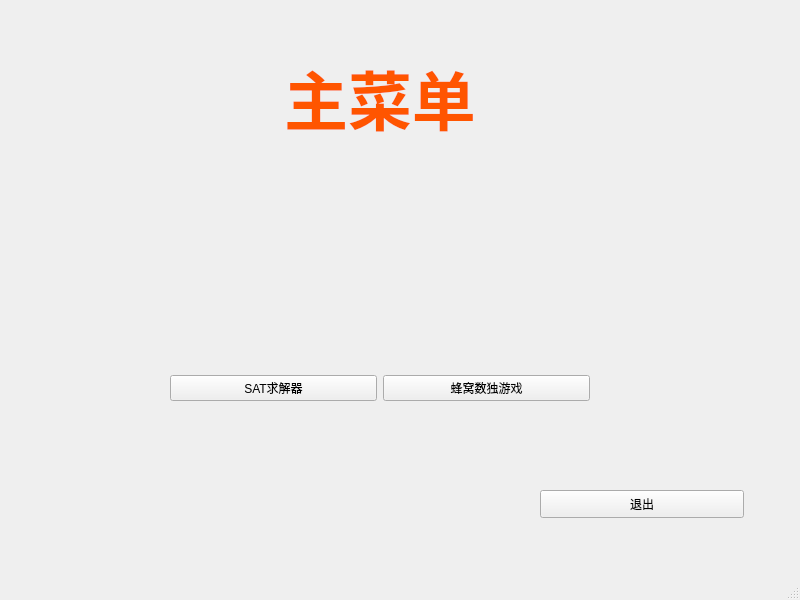
<?xml version="1.0" encoding="UTF-8"?>
<ui version="4.0">
 <class>MainWindow</class>
 <widget class="QMainWindow" name="MainWindow">
  <property name="geometry">
   <rect>
    <x>0</x>
    <y>0</y>
    <width>800</width>
    <height>600</height>
   </rect>
  </property>
  <property name="windowTitle">
   <string>MainWindow</string>
  </property>
  <widget class="QWidget" name="centralwidget">
   <widget class="QWidget" name="verticalLayoutWidget">
    <property name="geometry">
     <rect>
      <x>170</x>
      <y>50</y>
      <width>420</width>
      <height>351</height>
     </rect>
    </property>
    <layout class="QVBoxLayout" name="verticalLayout">
     <item>
      <widget class="QLabel" name="label">
       <property name="text">
        <string>&lt;html&gt;&lt;head/&gt;&lt;body&gt;&lt;p align=&quot;center&quot;&gt;&lt;span style=&quot; font-size:48pt; font-weight:700; color:#ff5500;&quot;&gt;主菜单&lt;/span&gt;&lt;/p&gt;&lt;/body&gt;&lt;/html&gt;</string>
       </property>
       <property name="alignment">
        <set>Qt::AlignCenter</set>
       </property>
      </widget>
     </item>
     <item>
      <spacer name="verticalSpacer">
       <property name="orientation">
        <enum>Qt::Vertical</enum>
       </property>
       <property name="sizeHint" stdset="0">
        <size>
         <width>20</width>
         <height>40</height>
        </size>
       </property>
      </spacer>
     </item>
     <item>
      <layout class="QHBoxLayout" name="horizontalLayout">
       <item>
        <widget class="QPushButton" name="pushButton">
         <property name="text">
          <string>SAT求解器</string>
         </property>
        </widget>
       </item>
       <item>
        <widget class="QPushButton" name="pushButton_2">
         <property name="text">
          <string>蜂窝数独游戏</string>
         </property>
        </widget>
       </item>
      </layout>
     </item>
    </layout>
   </widget>
   <widget class="QPushButton" name="pushButton_4">
    <property name="geometry">
     <rect>
      <x>540</x>
      <y>490</y>
      <width>204</width>
      <height>28</height>
     </rect>
    </property>
    <property name="text">
     <string>退出</string>
    </property>
   </widget>
  </widget>
  <widget class="QMenuBar" name="menubar">
   <property name="geometry">
    <rect>
     <x>0</x>
     <y>0</y>
     <width>800</width>
     <height>24</height>
    </rect>
   </property>
  </widget>
  <widget class="QStatusBar" name="statusbar"/>
 </widget>
 <resources/>
 <connections/>
</ui>
